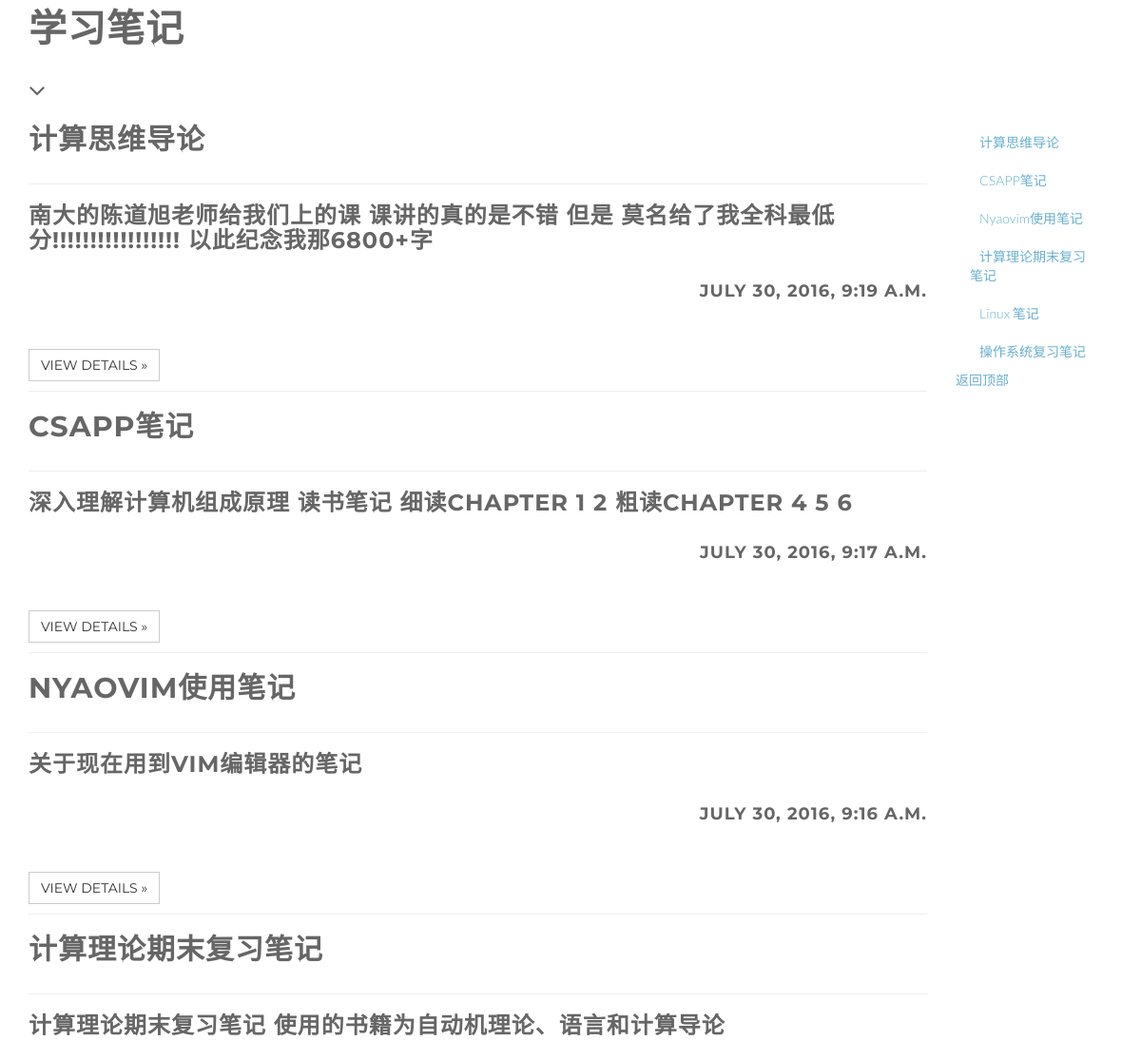
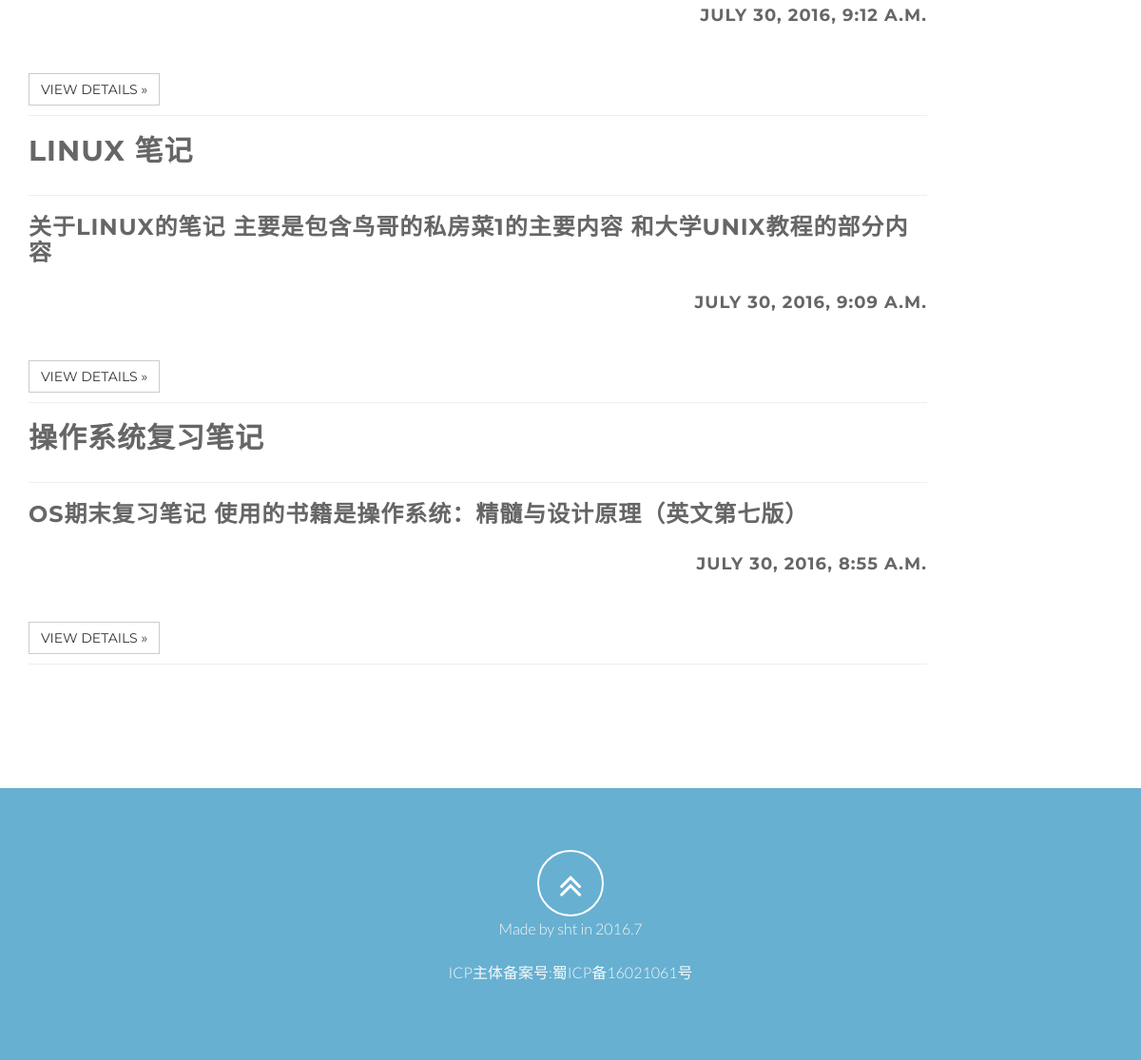
/ (lower part), run on an earlier commit of the app's database (2 pictures, top to bottom).
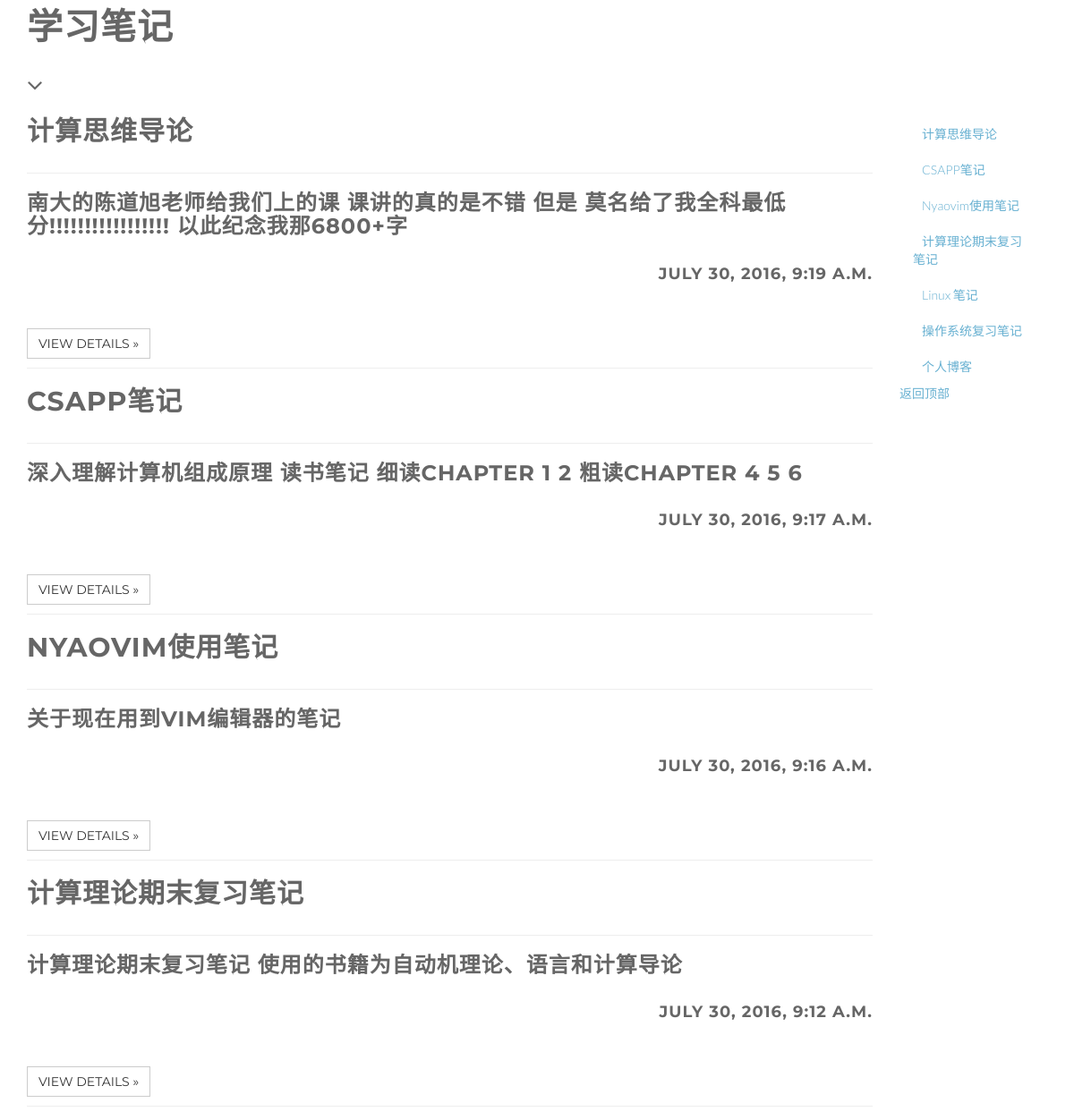
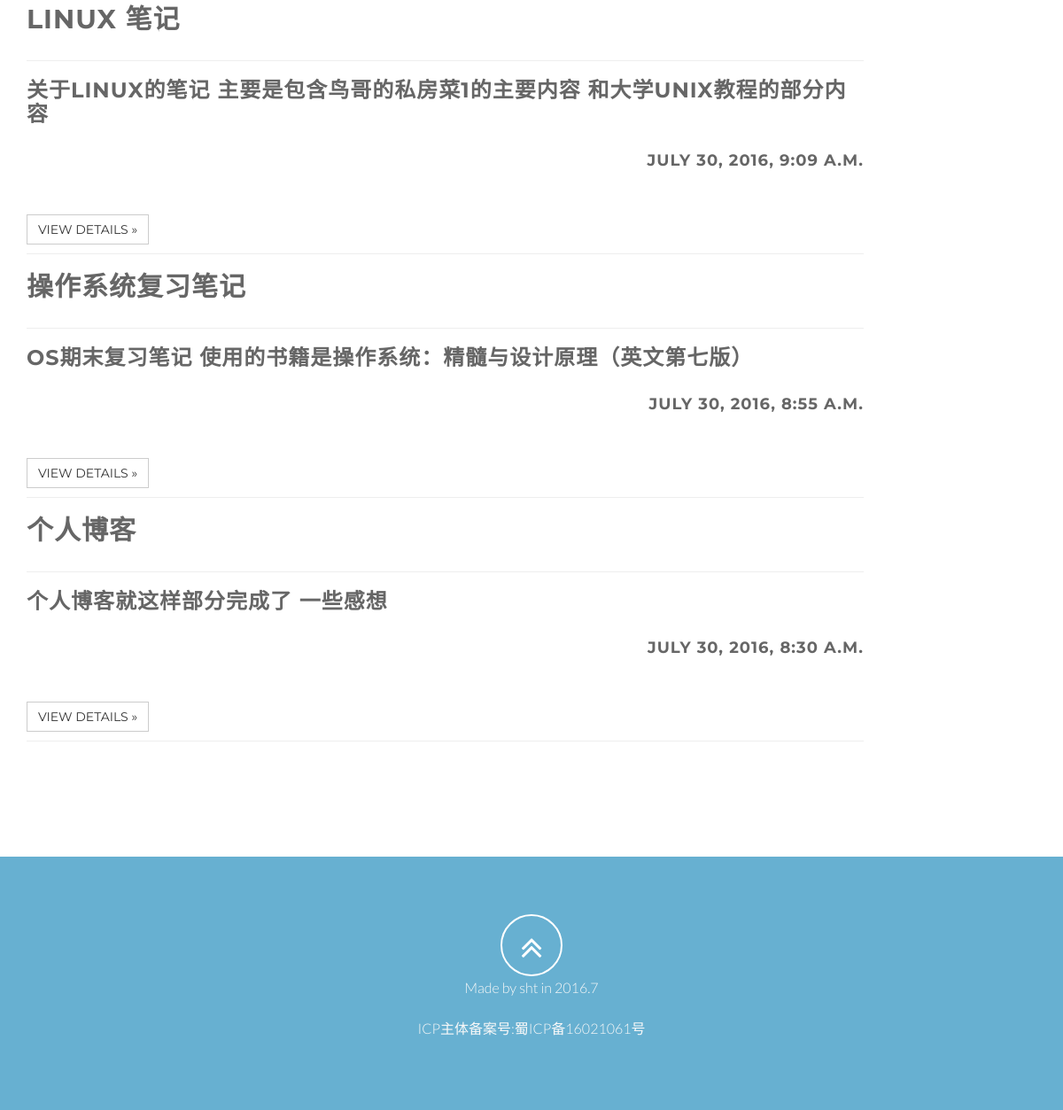
And on a later commit of the database (2 pictures, top to bottom).
### blog/models.py (models this page shows, shortened)
class BlogsPost(models.Model):
    title = models.CharField(max_length = 150)
    abstract = models.TextField(default='')
    maintain = models.TextField()
    timestamp = models.DateTimeField(auto_now_add=True)
    class Meta:
        ordering=('-timestamp',)

### blog/views.py (the view)
# urls.py: url(r'^$',blog_view.index),
def index(request):
    blog_list = BlogsPost.objects.all()
    for item in blog_list:
        item.maintain = item.maintain[0:200]+'...'
    return render_to_response('index.html',{'blog_list':blog_list})

### blog/templates/index.html (shortened to what this page needs)
<!DOCTYPE html>
<html lang="zh-CN">
  <head>
    <link href="/static/css/bootstrap.min.css" rel="stylesheet" type="text/css">
    <link href="/static/font-awesome/css/font-awesome.min.css" rel="stylesheet" type="text/css">
    <link href="/static/css/animate.css" rel="stylesheet" />
    <link href="/static/css/style.css" rel="stylesheet">
    <link href="/static/color/default.css" rel="stylesheet">
    <link type="text/css" rel="stylesheet" href="/static/css/jquery.tocify.css" />
  </head>
  <body id="page-top" data-spy="scroll" data-target=".navbar-custom">
    <section id="about" class="home-section text-left">
      <div class="heading-about">
        <div class="container">
          <div class="row">
            <div class="col-lg-8">
              <div class="wow bounceInDown" data-wow-delay="0.4s">
                <div class="section-heading">
                  <h2>学习笔记</h2>
                  <i class="fa fa-2x fa-angle-down"></i>
                </div>
              </div>
            </div>
          </div>
        </div>
      </div>
      <div class="container">
        <div class="row">
          <div class="col-md-10">
            <div class="wow bounceInUp" data-wow-delay="0.2s">
              {% for item in blog_list %}
              <h2>{{ item.title }}</h2>
              <hr>
              {% autoescape off %}
              <h3>{{ item.abstract }}</h3>
              <h4 class="text-right">{{ item.timestamp }}</h4>
              {% endautoescape %}
              <br/>
              <a class="btn btn-default" href="spec/{{ item.id }}/" role="button">View details »</a>
              <hr>
              {% endfor %}
            </div>
          </div>
          <div class="col-md-2">
            <nav class="nav navbar-nav nav-divider ">
              <ul class="nav bs-docs-sidenav">
                {% for item in blog_list %}
                <li class="tocify-header">
                  <a href="spec/{{ item.id }}">{{ item.title }}</a>
                </li>
                {% endfor %}
              </ul>
              <a class="back-to-top" href="#top">
                返回顶部
              </a>
            </nav>
          </div>
        </div>
      </div>
    </section>
    <footer>
      <div class="container">
        <div class="row">
          <div class="col-md-12 col-lg-12">
            <div class="wow shake" data-wow-delay="0.4s">
              <div class="page-scroll marginbot-30">
                <a href="#intro" id="totop" class="btn btn-circle">
                  <i class="fa fa-angle-double-up animated"></i>
                </a>
                <p>Made by sht in 2016.7</p>
                <p>ICP主体备案号:蜀ICP备16021061号</p>
              </div>
            </div>
          </div>
        </div>
      </div>
    </footer>
  </body>
</html>

What changed in the data, as far as the page shows it:
added BlogsPost: title "个人博客", abstract "个人博客就这样部分完成了 一些感想", timestamp "JULY 30, 2016, 8:30 A.M."
